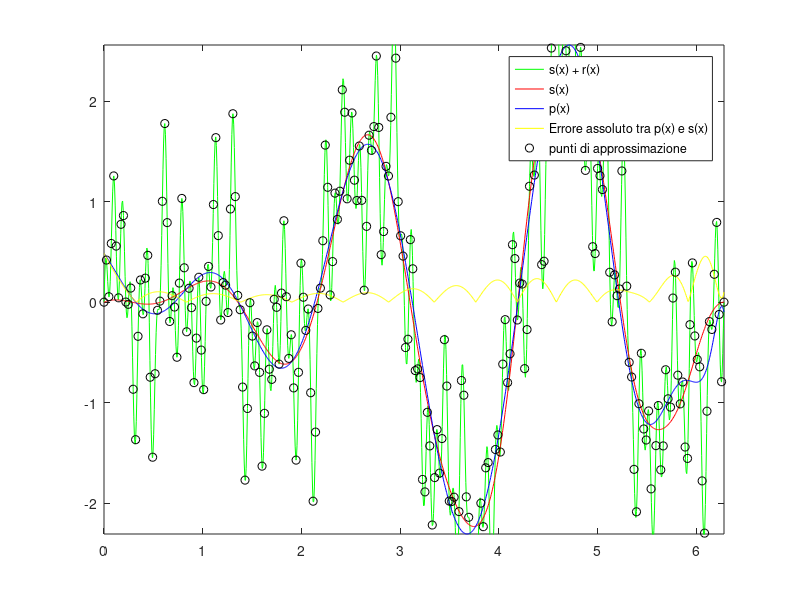

Write MATLAB code to recreate this figure. (Note: this script raises an error after producing the figure.)
%(Il problema del filtraggio o denoising) 
%Dato il segnale f(x) affetto da rumore ricostruire al meglio il
%segnale pulito s(x).


range = [0, 2*pi];
points = 256;
x = linspace(range(1), range(2), points); %ascisse punti di approssimazione
s = ((x-1.2).*sin(3*x)+sin(1+x.*x)./(x+1)).*sin(x/2); %Funzione originale
r = 0.1*sin(7*x)+2*sin(23*x).*cos(31*x).*sin(1-19*x); %Funzione rumore
f = s + r; %ordinate punti di approssimazione

xg = union(linspace(range(1), range(2), 1000),x); %ascisse punti di graficazione
yg = {((xg-1.2).*sin(3*xg)+sin(1+xg.*xg)./(xg+1)).*sin(xg/2)}; %ordinate punti di graficazione
fg = yg{1} + (0.1*sin(7*xg)+2*sin(23*xg).*cos(31*xg).*sin(1-19*xg));
errori = ones(1,points-2);

minimum = Inf;
for i = 2:points-1
   V = flip(vander(x),2);
   V = V(:,1:i);
   a = flip(linsolve(V,f')); %Polinomio approssimante di grado i
   pn = polyval(a,x);
   
   errori(i-1) = norm(pn-f); %Calcola la norma del vettore errore
   
   pn = pn - f; 
   
   norma = 0;
   for j = 1:max(size(pn)) %Calcola il quadrato della norma euclidea
    norma = norma + (pn(j)*pn(j));
   end
   
   if minimum > norma      %Trova il minimo quadrato della norma
       minimum = norma;
       pol = a;
       
   end
end

yg{2} = polyval(pol,xg);
figure(1)
plot(xg, fg, "g");
hold on
plot(xg,yg{1}, "r");
plot(xg, yg{2}, "b");
plot(xg, abs(yg{2}-yg{1}), "y");
plot(x, f, "ko");
legend("s(x) + r(x)", "s(x)", "p(x)", "Errore assoluto tra p(x) e s(x)", "punti di approssimazione");
xlim([range(1),range(2)]);
ylim([min(min(yg{1}), min(yg{2})), max(max(yg{1}), max(yg{2}))]);
title("Polinomio approssimante di grado", max(size(pol))-1);

uitable(figure(2), 'Data', errori', 'ColumnName','Errore', 'RowName', 1:points-1);
